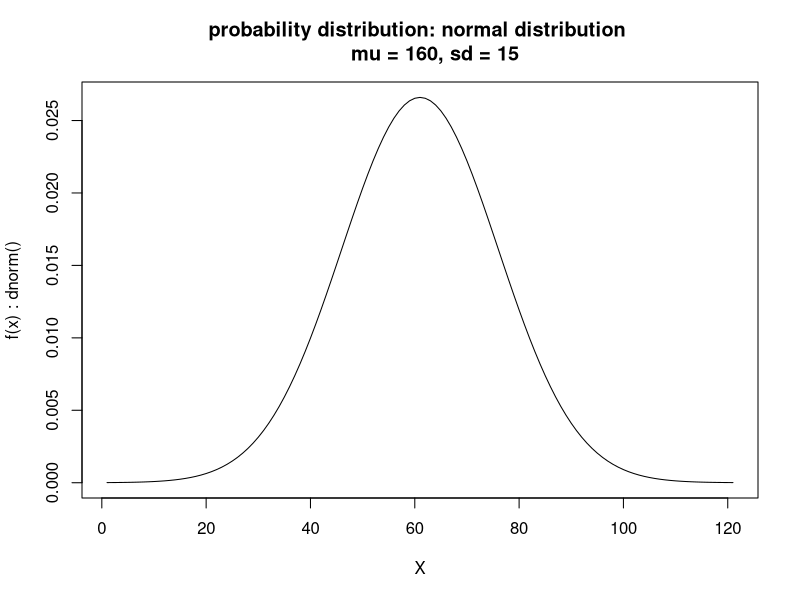

Recreate this plot in R.

# Part 2-3 Normal Distribution function 
# Function for normal distribution - how to create function? See EPIB613 - User defined function 
normal_function <- function(x , mu , sigma){
  constant <- (1/(sigma*sqrt(2*pi)))
  exponent <- exp(-((x - mu)^2) / (2 * sigma^2))
  return(constant * exponent)
}


mu = 160
sigma = 15
x <- 160


# My own normal function, same as dnorm 
normal_function(x, mu, sigma)
dnorm(mean = mu, sd = sigma, x=160)


plot(normal_function(100:220, mu, sigma),  type = "l", xlab = "X", ylab = "f(x) : dnorm()", main="probability distribution: normal distribution 
     mu = 160, sd = 15")

